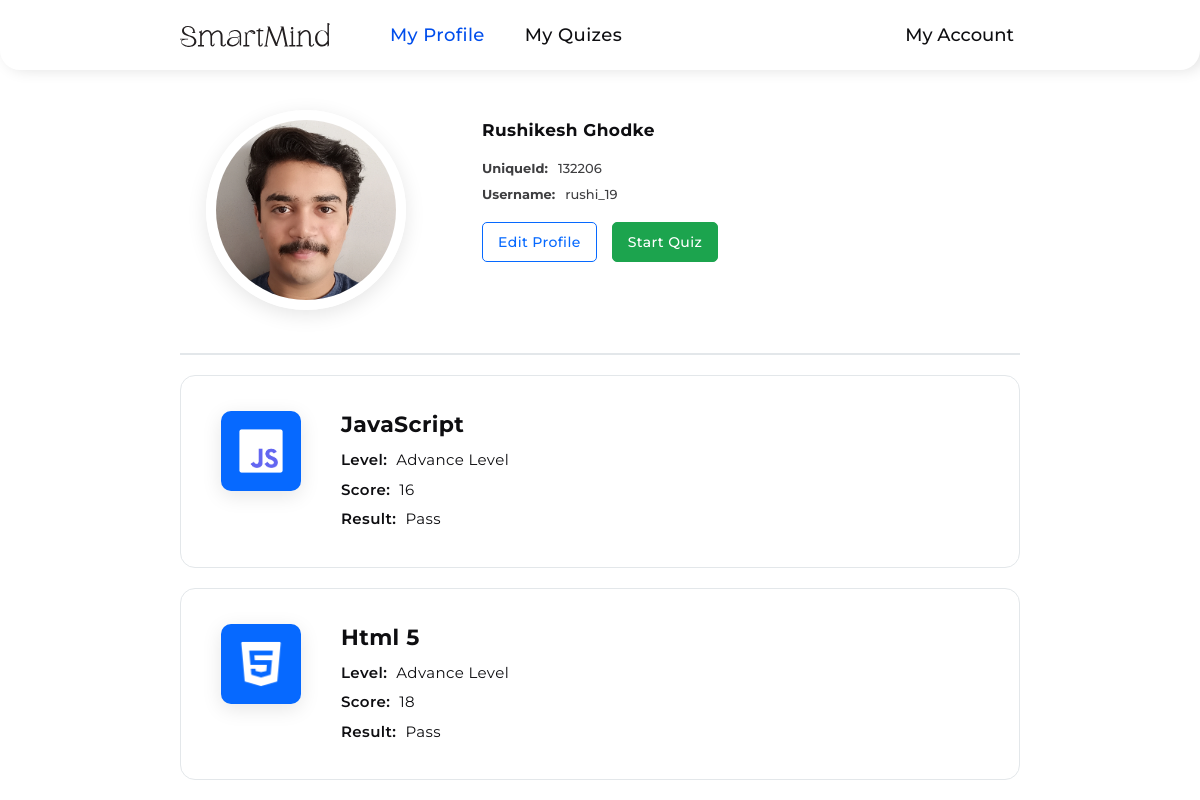
Screenshot of /user/profile.php (signed in) with the database file from the repository.
### tables this page shows
CREATE TABLE `students` (
  `studentId` int(11) NOT NULL,
  `studentUniqueId` int(11) NOT NULL,
  `firstName` varchar(255) NOT NULL,
  `lastName` varchar(255) NOT NULL,
  `dateOfBirth` date NOT NULL,
  `gender` varchar(10) NOT NULL,
  `email` varchar(255) NOT NULL,
  `mobileNumber` varchar(10) NOT NULL,
  `username` varchar(255) NOT NULL,
  `studentImage` varchar(255) NOT NULL,
  `password` varchar(255) NOT NULL,
  `accountCreationDateTime` datetime NOT NULL,
  `verificationToken` varchar(255) NOT NULL,
  `tokenExpirationTime` datetime DEFAULT NULL,
  `isVerified` tinyint(1) NOT NULL
);

CREATE TABLE `attempted_quiz` (
  `id` int(11) NOT NULL,
  `studentId` int(11) NOT NULL,
  `student_name` varchar(255) NOT NULL,
  `topic_unique_id` varchar(255) NOT NULL,
  `quiz_topic_name` varchar(255) NOT NULL,
  `langImages` varchar(255) NOT NULL,
  `level` varchar(100) NOT NULL,
  `score` int(11) NOT NULL,
  `result` varchar(100) NOT NULL
);

### assets/php/profileDetails.php (called while the page is built, shortened)
<?php
require "connection.php";
if (!empty($_SESSION['studentId'])) {
  $studentId = $_SESSION['studentId'];
  $selectQuery = mysqli_query($connection, "SELECT * FROM `students` WHERE `studentId` = $studentId");
  if ($selectQuery) {
    $fetchData = mysqli_fetch_assoc($selectQuery);
  }
  else {
    echo mysqli_error($connection);
  }
}
else
{
  header("Location: ../login.php");
}
?>

### assets/php/attemptedQuiz.php (called while the page is built)
<?php
include "connection.php";
if (!empty($_SESSION["studentId"])) {
  $studentId = $_SESSION["studentId"];
  $selectQuery = mysqli_query($connection, "SELECT * FROM `attempted_quiz` WHERE `studentId` = $studentId");
}
?>

### user/profile.php (the view, shortened to what this page needs)
<?php
include "../assets/php/profileDetails.php";
include "../assets/php/attemptedQuiz.php";
?>
<!DOCTYPE html>
<html lang="en">
<head>
  <link rel="stylesheet" href="../assets/css/profile.css" />
  <link rel="stylesheet" href="https://cdn-uicons.flaticon.com/2.1.0/uicons-regular-rounded/css/uicons-regular-rounded.css" />
  <link rel="stylesheet" href="https://cdn-uicons.flaticon.com/2.1.0/uicons-thin-straight/css/uicons-thin-straight.css" />
</head>
<body>
  <header class="header">
    <div class="left-side">
      <div class="logo">
        <img src="../assets/images/Logo.svg" alt="logo" />
      </div>
      <nav class="navbar">
        <ul>
          <li class="active"><a href="./profile.php">My Profile</a></li>
          <li><a href="./quizes.php">My Quizes</a></li>
        </ul>
      </nav>
    </div>
    <div class="right-side">
      <div class="user">
        <span>My Account <i class="fi fi-rr-angle-small-down"></i></span>
      </div>
    </div>
  </header>
  <section class="profile-container">
    <div class="container">
      <div class="profile-content">
        <div class="student-image">
          <label for="profile-img">
            <?php
            if (!empty($fetchData["studentImage"])) {
            ?>
              <img src="../assets/StudentsProfileImages/<?php echo $fetchData["studentImage"]; ?>" style='width: 20rem; height: 20rem; object-fit: cover; border: 1rem solid #fff; text-align: center; border-radius: 50%; box-shadow: 0 5px 2rem rgba(0, 0, 0, 0.1);' class='profile-img'>
            <?php
            } else {
            ?>
            <?php
              echo "<img src='../assets/images/profile-user.png' style='width: 20rem; height: 20rem; object-fit: cover; text-align: center; border: 1rem solid #fff; border-radius: 50%; box-shadow: 0 5px 2rem rgba(0, 0, 0, 0.1);' class='profile-img'>";
            }
            ?>
          </label>
        </div>
        <div class="student-data">
          <h1><?php echo $fetchData['firstName'] . ' ' . $fetchData['lastName']; ?></h1>
          <div class="profile-info-wrapper">
            <div class="profile-info-item">
              <span class="profile-info-item-label">UniqueId: </span>
              <span class="profile-info-item-value"><?php echo $fetchData['studentUniqueId'] ?></span>
            </div>
            <div class="profile-info-item">
              <span class="profile-info-item-label">Username: </span>
              <span class="profile-info-item-value"><?php echo $fetchData['username'] ?></span>
            </div>
            <div class="profile-info-item">
              <a class="edit-profile" href="./editprofile.php">Edit Profile</a>
              <a class="start-quiz" href="./quizes.php">Start Quiz</a>
            </div>
          </div>
        </div>
      </div>
      <div class="quizes-content">
        <?php
        if (mysqli_num_rows($selectQuery) > 0) {
          while ($row = mysqli_fetch_assoc($selectQuery)) {
        ?>
            <div class="quiz-container">
              <div class="lang-image-container">
                <div class="lang-image">
                  <?php
                  if (!empty($row["langImages"])) {
                  ?>
                    <img src="../assets/languageImages/<?php echo $row["langImages"] ?>" alt="language-logo">
                  <?php
                  } else {
                  ?>
                    <img src="../assets/images/default-lang-image.png" alt="default-lang-image">
                  <?php
                  }
                  ?>
                </div>
              </div>
              <div class="quiz-attempted-info">
                <div class="profile-skills-item">
                  <h2><?php echo $row["quiz_topic_name"]; ?></h2>
                </div>
                <div class="profile-skills-item">
                  <span class="profile-skills-item-label">Level: </span>
                  <span class="profile-skills-item-value"><?php echo $row["level"]; ?></span>
                </div>
                <div class="profile-skills-item">
                  <span class="profile-skills-item-label">Score: </span>
                  <span class="profile-skills-item-value"><?php echo $row["score"]; ?></span>
                </div>
                <div class="profile-skills-item">
                  <span class="profile-skills-item-label">Result: </span>
                  <span class="profile-skills-item-value"><?php echo $row["result"]; ?></span>
                </div>
              </div>
            </div>
          <?php
          }
          ?>
        <?php
        } else {
        ?>
          <div class="no-quiz-attempted">
            <span>No quiz attempted yet.</span>
          </div>
        <?php
        }
        ?>
      </div>
    </div>
  </section>
</body>
</html>

### rows the page displays
students: studentImage (picture), firstName "Rushikesh", lastName "Ghodke", studentUniqueId "132206", username "rushi_19"
attempted_quiz: langImages (picture), quiz_topic_name "JavaScript", level "Advance Level", score "16", result "Pass"
attempted_quiz: langImages (picture), quiz_topic_name "Html 5", level "Advance Level", score "18", result "Pass"
